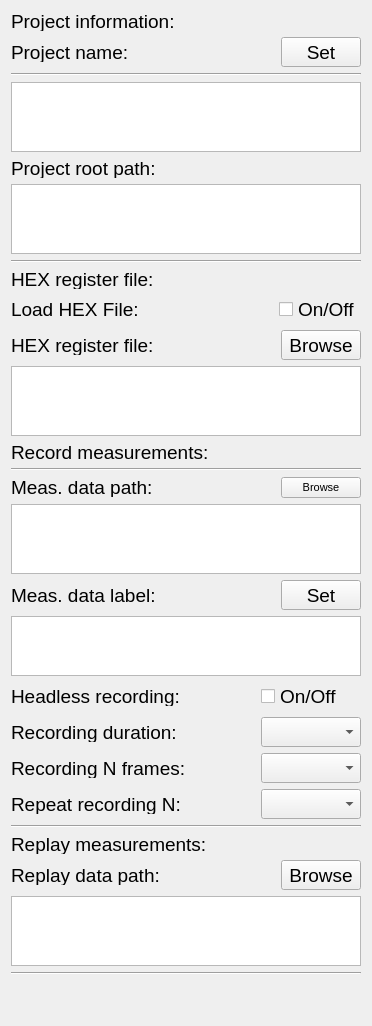
        <widget class="QWidget" name="widget_2">
         <attribute name="title">
          <string>Project</string>
         </attribute>
         <layout class="QGridLayout" name="gridLayout_2">
          <item row="28" column="0">
           <spacer name="verticalSpacer">
            <property name="orientation">
             <enum>Qt::Vertical</enum>
            </property>
            <property name="sizeHint" stdset="0">
             <size>
              <width>20</width>
              <height>40</height>
             </size>
            </property>
           </spacer>
          </item>
          <item row="0" column="0">
           <widget class="QLabel" name="label_59">
            <property name="sizePolicy">
             <sizepolicy hsizetype="MinimumExpanding" vsizetype="MinimumExpanding">
              <horstretch>0</horstretch>
              <verstretch>0</verstretch>
             </sizepolicy>
            </property>
            <property name="minimumSize">
             <size>
              <width>100</width>
              <height>15</height>
             </size>
            </property>
            <property name="maximumSize">
             <size>
              <width>300</width>
              <height>20</height>
             </size>
            </property>
            <property name="font">
             <font>
              <pointsize>14</pointsize>
             </font>
            </property>
            <property name="text">
             <string>Project information:</string>
            </property>
           </widget>
          </item>
          <item row="23" column="0">
           <layout class="QGridLayout" name="gridLayout_33">
            <item row="0" column="1">
             <widget class="QPushButton" name="browse_meas_in_path_button">
              <property name="maximumSize">
               <size>
                <width>90</width>
                <height>30</height>
               </size>
              </property>
              <property name="font">
               <font>
                <pointsize>14</pointsize>
               </font>
              </property>
              <property name="text">
               <string>Browse</string>
              </property>
             </widget>
            </item>
            <item row="0" column="0">
             <widget class="QLabel" name="label_35">
              <property name="sizePolicy">
               <sizepolicy hsizetype="MinimumExpanding" vsizetype="MinimumExpanding">
                <horstretch>0</horstretch>
                <verstretch>0</verstretch>
               </sizepolicy>
              </property>
              <property name="minimumSize">
               <size>
                <width>100</width>
                <height>15</height>
               </size>
              </property>
              <property name="maximumSize">
               <size>
                <width>300</width>
                <height>20</height>
               </size>
              </property>
              <property name="font">
               <font>
                <pointsize>14</pointsize>
               </font>
              </property>
              <property name="text">
               <string>Replay data path:</string>
              </property>
             </widget>
            </item>
           </layout>
          </item>
          <item row="2" column="0">
           <layout class="QGridLayout" name="gridLayout_25">
            <item row="1" column="1">
             <widget class="QPushButton" name="mira_project_button">
              <property name="sizePolicy">
               <sizepolicy hsizetype="Fixed" vsizetype="Fixed">
                <horstretch>0</horstretch>
                <verstretch>0</verstretch>
               </sizepolicy>
              </property>
              <property name="maximumSize">
               <size>
                <width>90</width>
                <height>30</height>
               </size>
              </property>
              <property name="font">
               <font>
                <pointsize>14</pointsize>
               </font>
              </property>
              <property name="text">
               <string>Set</string>
              </property>
             </widget>
            </item>
            <item row="1" column="0">
             <widget class="QLabel" name="label_39">
              <property name="sizePolicy">
               <sizepolicy hsizetype="MinimumExpanding" vsizetype="MinimumExpanding">
                <horstretch>0</horstretch>
                <verstretch>0</verstretch>
               </sizepolicy>
              </property>
              <property name="minimumSize">
               <size>
                <width>100</width>
                <height>15</height>
               </size>
              </property>
              <property name="maximumSize">
               <size>
                <width>300</width>
                <height>20</height>
               </size>
              </property>
              <property name="font">
               <font>
                <pointsize>14</pointsize>
               </font>
              </property>
              <property name="text">
               <string>Project name:</string>
              </property>
             </widget>
            </item>
           </layout>
          </item>
          <item row="9" column="0">
           <widget class="QLabel" name="label_42">
            <property name="sizePolicy">
             <sizepolicy hsizetype="MinimumExpanding" vsizetype="MinimumExpanding">
              <horstretch>0</horstretch>
              <verstretch>0</verstretch>
             </sizepolicy>
            </property>
            <property name="minimumSize">
             <size>
              <width>100</width>
              <height>15</height>
             </size>
            </property>
            <property name="maximumSize">
             <size>
              <width>300</width>
              <height>20</height>
             </size>
            </property>
            <property name="font">
             <font>
              <pointsize>14</pointsize>
             </font>
            </property>
            <property name="text">
             <string>HEX register file:</string>
            </property>
           </widget>
          </item>
          <item row="18" column="0">
           <layout class="QGridLayout" name="gridLayout_32">
            <item row="0" column="1">
             <widget class="QPushButton" name="browse_meas_data_label_button">
              <property name="maximumSize">
               <size>
                <width>90</width>
                <height>30</height>
               </size>
              </property>
              <property name="font">
               <font>
                <pointsize>14</pointsize>
               </font>
              </property>
              <property name="text">
               <string>Set</string>
              </property>
             </widget>
            </item>
            <item row="0" column="0">
             <widget class="QLabel" name="label_47">
              <property name="sizePolicy">
               <sizepolicy hsizetype="MinimumExpanding" vsizetype="MinimumExpanding">
                <horstretch>0</horstretch>
                <verstretch>0</verstretch>
               </sizepolicy>
              </property>
              <property name="minimumSize">
               <size>
                <width>100</width>
                <height>15</height>
               </size>
              </property>
              <property name="maximumSize">
               <size>
                <width>300</width>
                <height>20</height>
               </size>
              </property>
              <property name="font">
               <font>
                <pointsize>14</pointsize>
               </font>
              </property>
              <property name="text">
               <string>Meas. data label:</string>
              </property>
             </widget>
            </item>
           </layout>
          </item>
          <item row="8" column="0">
           <widget class="Line" name="line_2">
            <property name="font">
             <font>
              <pointsize>8</pointsize>
             </font>
            </property>
            <property name="orientation">
             <enum>Qt::Horizontal</enum>
            </property>
           </widget>
          </item>
          <item row="10" column="0">
           <layout class="QHBoxLayout" name="horizontalLayout_18">
            <item>
             <widget class="QLabel" name="label_26">
              <property name="sizePolicy">
               <sizepolicy hsizetype="MinimumExpanding" vsizetype="MinimumExpanding">
                <horstretch>0</horstretch>
                <verstretch>0</verstretch>
               </sizepolicy>
              </property>
              <property name="minimumSize">
               <size>
                <width>100</width>
                <height>15</height>
               </size>
              </property>
              <property name="maximumSize">
               <size>
                <width>300</width>
                <height>20</height>
               </size>
              </property>
              <property name="font">
               <font>
                <pointsize>14</pointsize>
               </font>
              </property>
              <property name="text">
               <string>Load HEX File:</string>
              </property>
             </widget>
            </item>
            <item>
             <spacer name="horizontalSpacer_11">
              <property name="font">
               <font>
                <pointsize>8</pointsize>
               </font>
              </property>
              <property name="orientation">
               <enum>Qt::Horizontal</enum>
              </property>
              <property name="sizeHint" stdset="0">
               <size>
                <width>40</width>
                <height>20</height>
               </size>
              </property>
             </spacer>
            </item>
            <item>
             <widget class="QCheckBox" name="headless_recording_check_box_2">
              <property name="font">
               <font>
                <pointsize>14</pointsize>
               </font>
              </property>
              <property name="text">
               <string>On/Off</string>
              </property>
             </widget>
            </item>
           </layout>
          </item>
          <item row="26" column="0">
           <widget class="QTextBrowser" name="browse_meas_in_path_textBrowser">
            <property name="sizePolicy">
             <sizepolicy hsizetype="MinimumExpanding" vsizetype="MinimumExpanding">
              <horstretch>0</horstretch>
              <verstretch>0</verstretch>
             </sizepolicy>
            </property>
            <property name="minimumSize">
             <size>
              <width>350</width>
              <height>60</height>
             </size>
            </property>
            <property name="maximumSize">
             <size>
              <width>395</width>
              <height>70</height>
             </size>
            </property>
            <property name="font">
             <font>
              <pointsize>14</pointsize>
             </font>
            </property>
           </widget>
          </item>
          <item row="27" column="0">
           <widget class="Line" name="line_5">
            <property name="font">
             <font>
              <pointsize>8</pointsize>
             </font>
            </property>
            <property name="orientation">
             <enum>Qt::Horizontal</enum>
            </property>
           </widget>
          </item>
          <item row="11" column="0">
           <layout class="QGridLayout" name="gridLayout_4">
            <item row="0" column="2">
             <widget class="QPushButton" name="browse_register_path_button">
              <property name="sizePolicy">
               <sizepolicy hsizetype="Fixed" vsizetype="Fixed">
                <horstretch>0</horstretch>
                <verstretch>0</verstretch>
               </sizepolicy>
              </property>
              <property name="maximumSize">
               <size>
                <width>90</width>
                <height>30</height>
               </size>
              </property>
              <property name="font">
               <font>
                <pointsize>14</pointsize>
               </font>
              </property>
              <property name="text">
               <string>Browse</string>
              </property>
             </widget>
            </item>
            <item row="0" column="0">
             <widget class="QLabel" name="label">
              <property name="sizePolicy">
               <sizepolicy hsizetype="MinimumExpanding" vsizetype="MinimumExpanding">
                <horstretch>0</horstretch>
                <verstretch>0</verstretch>
               </sizepolicy>
              </property>
              <property name="minimumSize">
               <size>
                <width>100</width>
                <height>15</height>
               </size>
              </property>
              <property name="maximumSize">
               <size>
                <width>300</width>
                <height>20</height>
               </size>
              </property>
              <property name="font">
               <font>
                <pointsize>14</pointsize>
               </font>
              </property>
              <property name="text">
               <string>HEX register file:</string>
              </property>
             </widget>
            </item>
           </layout>
          </item>
          <item row="16" column="0">
           <layout class="QGridLayout" name="gridLayout_19">
            <item row="0" column="1">
             <widget class="QPushButton" name="browse_meas_out_path_button">
              <property name="maximumSize">
               <size>
                <width>90</width>
                <height>30</height>
               </size>
              </property>
              <property name="font">
               <font>
                <pointsize>8</pointsize>
               </font>
              </property>
              <property name="text">
               <string>Browse</string>
              </property>
             </widget>
            </item>
            <item row="0" column="0">
             <widget class="QLabel" name="label_15">
              <property name="sizePolicy">
               <sizepolicy hsizetype="MinimumExpanding" vsizetype="MinimumExpanding">
                <horstretch>0</horstretch>
                <verstretch>0</verstretch>
               </sizepolicy>
              </property>
              <property name="minimumSize">
               <size>
                <width>100</width>
                <height>15</height>
               </size>
              </property>
              <property name="maximumSize">
               <size>
                <width>300</width>
                <height>20</height>
               </size>
              </property>
              <property name="font">
               <font>
                <pointsize>14</pointsize>
               </font>
              </property>
              <property name="text">
               <string>Meas. data path:</string>
              </property>
             </widget>
            </item>
           </layout>
          </item>
          <item row="21" column="0">
           <widget class="Line" name="line_3">
            <property name="font">
             <font>
              <pointsize>8</pointsize>
             </font>
            </property>
            <property name="orientation">
             <enum>Qt::Horizontal</enum>
            </property>
           </widget>
          </item>
          <item row="20" column="0">
           <layout class="QGridLayout" name="gridLayout_24">
            <item row="2" column="2">
             <widget class="QComboBox" name="combo_box_measurement_duration">
              <property name="minimumSize">
               <size>
                <width>100</width>
                <height>0</height>
               </size>
              </property>
              <property name="maximumSize">
               <size>
                <width>90</width>
                <height>30</height>
               </size>
              </property>
              <property name="font">
               <font>
                <pointsize>14</pointsize>
               </font>
              </property>
             </widget>
            </item>
            <item row="3" column="2">
             <widget class="QComboBox" name="combo_box_recording_n_frames">
              <property name="minimumSize">
               <size>
                <width>100</width>
                <height>0</height>
               </size>
              </property>
              <property name="maximumSize">
               <size>
                <width>90</width>
                <height>30</height>
               </size>
              </property>
              <property name="font">
               <font>
                <pointsize>14</pointsize>
               </font>
              </property>
             </widget>
            </item>
            <item row="4" column="2">
             <widget class="QComboBox" name="combo_box_repeat_recording_n">
              <property name="minimumSize">
               <size>
                <width>100</width>
                <height>0</height>
               </size>
              </property>
              <property name="maximumSize">
               <size>
                <width>90</width>
                <height>30</height>
               </size>
              </property>
              <property name="font">
               <font>
                <pointsize>14</pointsize>
               </font>
              </property>
             </widget>
            </item>
            <item row="4" column="0">
             <widget class="QLabel" name="label_46">
              <property name="sizePolicy">
               <sizepolicy hsizetype="MinimumExpanding" vsizetype="MinimumExpanding">
                <horstretch>0</horstretch>
                <verstretch>0</verstretch>
               </sizepolicy>
              </property>
              <property name="minimumSize">
               <size>
                <width>100</width>
                <height>15</height>
               </size>
              </property>
              <property name="maximumSize">
               <size>
                <width>300</width>
                <height>20</height>
               </size>
              </property>
              <property name="font">
               <font>
                <pointsize>14</pointsize>
               </font>
              </property>
              <property name="text">
               <string>Repeat recording N:</string>
              </property>
             </widget>
            </item>
            <item row="2" column="0">
             <widget class="QLabel" name="label_17">
              <property name="sizePolicy">
               <sizepolicy hsizetype="MinimumExpanding" vsizetype="MinimumExpanding">
                <horstretch>0</horstretch>
                <verstretch>0</verstretch>
               </sizepolicy>
              </property>
              <property name="minimumSize">
               <size>
                <width>100</width>
                <height>15</height>
               </size>
              </property>
              <property name="maximumSize">
               <size>
                <width>300</width>
                <height>20</height>
               </size>
              </property>
              <property name="font">
               <font>
                <pointsize>14</pointsize>
               </font>
              </property>
              <property name="text">
               <string>Recording duration:</string>
              </property>
             </widget>
            </item>
            <item row="3" column="0">
             <widget class="QLabel" name="label_40">
              <property name="sizePolicy">
               <sizepolicy hsizetype="MinimumExpanding" vsizetype="MinimumExpanding">
                <horstretch>0</horstretch>
                <verstretch>0</verstretch>
               </sizepolicy>
              </property>
              <property name="minimumSize">
               <size>
                <width>100</width>
                <height>15</height>
               </size>
              </property>
              <property name="maximumSize">
               <size>
                <width>300</width>
                <height>20</height>
               </size>
              </property>
              <property name="font">
               <font>
                <pointsize>14</pointsize>
               </font>
              </property>
              <property name="text">
               <string>Recording N frames:</string>
              </property>
             </widget>
            </item>
            <item row="1" column="0">
             <widget class="QLabel" name="label_48">
              <property name="sizePolicy">
               <sizepolicy hsizetype="MinimumExpanding" vsizetype="MinimumExpanding">
                <horstretch>0</horstretch>
                <verstretch>0</verstretch>
               </sizepolicy>
              </property>
              <property name="minimumSize">
               <size>
                <width>100</width>
                <height>15</height>
               </size>
              </property>
              <property name="maximumSize">
               <size>
                <width>300</width>
                <height>20</height>
               </size>
              </property>
              <property name="font">
               <font>
                <pointsize>14</pointsize>
               </font>
              </property>
              <property name="text">
               <string>Headless recording:</string>
              </property>
             </widget>
            </item>
            <item row="1" column="2">
             <widget class="QCheckBox" name="headless_recording_check_box">
              <property name="font">
               <font>
                <pointsize>14</pointsize>
               </font>
              </property>
              <property name="text">
               <string>On/Off</string>
              </property>
             </widget>
            </item>
           </layout>
          </item>
          <item row="4" column="0">
           <widget class="Line" name="line">
            <property name="font">
             <font>
              <pointsize>8</pointsize>
             </font>
            </property>
            <property name="orientation">
             <enum>Qt::Horizontal</enum>
            </property>
           </widget>
          </item>
          <item row="15" column="0">
           <widget class="Line" name="line_4">
            <property name="font">
             <font>
              <pointsize>8</pointsize>
             </font>
            </property>
            <property name="orientation">
             <enum>Qt::Horizontal</enum>
            </property>
           </widget>
          </item>
          <item row="13" column="0">
           <widget class="QTextBrowser" name="browse_register_path_textBrowser">
            <property name="sizePolicy">
             <sizepolicy hsizetype="MinimumExpanding" vsizetype="MinimumExpanding">
              <horstretch>0</horstretch>
              <verstretch>0</verstretch>
             </sizepolicy>
            </property>
            <property name="minimumSize">
             <size>
              <width>350</width>
              <height>60</height>
             </size>
            </property>
            <property name="maximumSize">
             <size>
              <width>395</width>
              <height>70</height>
             </size>
            </property>
            <property name="font">
             <font>
              <pointsize>14</pointsize>
             </font>
            </property>
           </widget>
          </item>
          <item row="19" column="0">
           <widget class="QPlainTextEdit" name="session_label_plainTextEdit">
            <property name="sizePolicy">
             <sizepolicy hsizetype="MinimumExpanding" vsizetype="MinimumExpanding">
              <horstretch>0</horstretch>
              <verstretch>0</verstretch>
             </sizepolicy>
            </property>
            <property name="minimumSize">
             <size>
              <width>337</width>
              <height>50</height>
             </size>
            </property>
            <property name="maximumSize">
             <size>
              <width>395</width>
              <height>60</height>
             </size>
            </property>
            <property name="font">
             <font>
              <pointsize>14</pointsize>
             </font>
            </property>
           </widget>
          </item>
          <item row="7" column="0">
           <widget class="QTextBrowser" name="mira_system_path_textBrowser">
            <property name="sizePolicy">
             <sizepolicy hsizetype="MinimumExpanding" vsizetype="MinimumExpanding">
              <horstretch>0</horstretch>
              <verstretch>0</verstretch>
             </sizepolicy>
            </property>
            <property name="minimumSize">
             <size>
              <width>350</width>
              <height>60</height>
             </size>
            </property>
            <property name="maximumSize">
             <size>
              <width>395</width>
              <height>70</height>
             </size>
            </property>
            <property name="font">
             <font>
              <pointsize>14</pointsize>
             </font>
            </property>
           </widget>
          </item>
          <item row="22" column="0">
           <widget class="QLabel" name="label_58">
            <property name="sizePolicy">
             <sizepolicy hsizetype="MinimumExpanding" vsizetype="MinimumExpanding">
              <horstretch>0</horstretch>
              <verstretch>0</verstretch>
             </sizepolicy>
            </property>
            <property name="minimumSize">
             <size>
              <width>100</width>
              <height>15</height>
             </size>
            </property>
            <property name="maximumSize">
             <size>
              <width>300</width>
              <height>20</height>
             </size>
            </property>
            <property name="font">
             <font>
              <pointsize>14</pointsize>
             </font>
            </property>
            <property name="text">
             <string>Replay measurements:</string>
            </property>
           </widget>
          </item>
          <item row="17" column="0">
           <widget class="QTextBrowser" name="browse_meas_out_path_textBrowser">
            <property name="sizePolicy">
             <sizepolicy hsizetype="MinimumExpanding" vsizetype="MinimumExpanding">
              <horstretch>0</horstretch>
              <verstretch>0</verstretch>
             </sizepolicy>
            </property>
            <property name="minimumSize">
             <size>
              <width>350</width>
              <height>60</height>
             </size>
            </property>
            <property name="maximumSize">
             <size>
              <width>395</width>
              <height>70</height>
             </size>
            </property>
            <property name="font">
             <font>
              <pointsize>14</pointsize>
             </font>
            </property>
           </widget>
          </item>
          <item row="14" column="0">
           <widget class="QLabel" name="label_57">
            <property name="sizePolicy">
             <sizepolicy hsizetype="MinimumExpanding" vsizetype="MinimumExpanding">
              <horstretch>0</horstretch>
              <verstretch>0</verstretch>
             </sizepolicy>
            </property>
            <property name="minimumSize">
             <size>
              <width>100</width>
              <height>15</height>
             </size>
            </property>
            <property name="maximumSize">
             <size>
              <width>300</width>
              <height>20</height>
             </size>
            </property>
            <property name="font">
             <font>
              <pointsize>14</pointsize>
             </font>
            </property>
            <property name="text">
             <string>Record measurements:</string>
            </property>
           </widget>
          </item>
          <item row="6" column="0">
           <widget class="QLabel" name="label_38">
            <property name="sizePolicy">
             <sizepolicy hsizetype="MinimumExpanding" vsizetype="MinimumExpanding">
              <horstretch>0</horstretch>
              <verstretch>0</verstretch>
             </sizepolicy>
            </property>
            <property name="minimumSize">
             <size>
              <width>100</width>
              <height>15</height>
             </size>
            </property>
            <property name="maximumSize">
             <size>
              <width>300</width>
              <height>20</height>
             </size>
            </property>
            <property name="font">
             <font>
              <pointsize>14</pointsize>
             </font>
            </property>
            <property name="text">
             <string>Project root path:</string>
            </property>
           </widget>
          </item>
          <item row="5" column="0">
           <widget class="QPlainTextEdit" name="mira_project_plainTextEdit">
            <property name="sizePolicy">
             <sizepolicy hsizetype="MinimumExpanding" vsizetype="MinimumExpanding">
              <horstretch>0</horstretch>
              <verstretch>0</verstretch>
             </sizepolicy>
            </property>
            <property name="minimumSize">
             <size>
              <width>350</width>
              <height>60</height>
             </size>
            </property>
            <property name="maximumSize">
             <size>
              <width>395</width>
              <height>70</height>
             </size>
            </property>
            <property name="font">
             <font>
              <pointsize>14</pointsize>
             </font>
            </property>
           </widget>
          </item>
         </layout>
        </widget>
